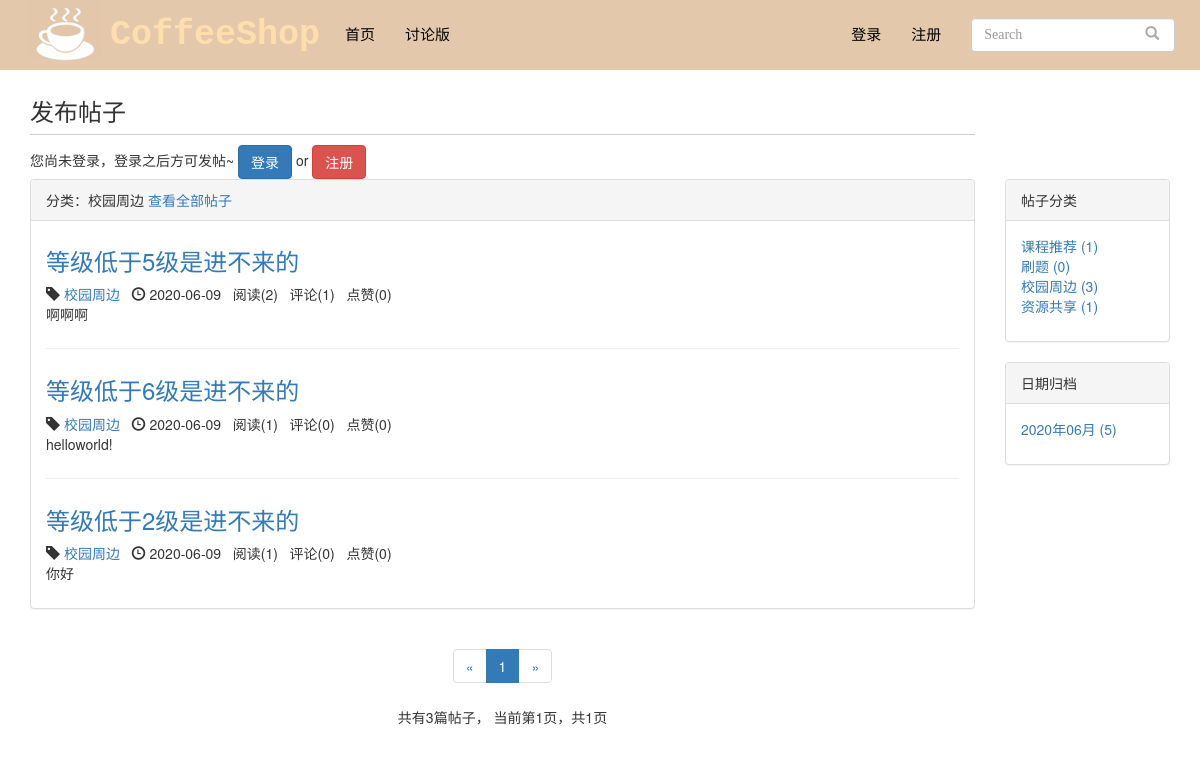
Page /blog/type/3 on the committed database.
### blog/models.py (models this page shows, shortened)
class BlogType(models.Model):
    type_name = models.CharField(max_length=15)
    def __str__(self):
        return self.type_name

class Blog(models.Model, ReadNumExpandMethod):
    title = models.CharField(max_length=50)
    blog_type = models.ForeignKey(BlogType, on_delete=models.CASCADE)
    content = RichTextUploadingField()
    author = models.ForeignKey(User, on_delete=models.CASCADE)
    read_details = GenericRelation(ReadDetail)
    created_time = models.DateTimeField(auto_now_add=True)
    last_updated_time = models.DateTimeField(auto_now=True)
    blog_limit=models.IntegerField(default=0)
    class Meta:
        ordering = ['-created_time']

### read_statistics/models.py (models this page shows)
class ReadNum(models.Model):
    read_num = models.IntegerField(default=0)
    content_type = models.ForeignKey(ContentType, on_delete=models.CASCADE)
    object_id = models.PositiveIntegerField()
    content_object = GenericForeignKey('content_type', 'object_id')

### likes/models.py (models this page shows)
class LikeCount(models.Model):
    content_type = models.ForeignKey(ContentType, on_delete=models.CASCADE)
    object_id = models.PositiveIntegerField()
    content_object = GenericForeignKey('content_type', 'object_id')
    liked_num = models.IntegerField(default=0)

### blog/views.py (the view)
# urls.py: path('type/<int:blog_type_pk>', views.blogs_with_type, name="blogs_with_type"),
def blogs_with_type(request, blog_type_pk):
    blog_type = get_object_or_404(BlogType, pk=blog_type_pk)
    blogs_all_list = Blog.objects.filter(blog_type=blog_type)
    context = get_blog_list_common_data(request, blogs_all_list)
    context['blog_type'] = blog_type
    return render(request, 'blog/blogs_with_type.html', context)

### user/forms.py (shortened to what this page needs)
class LoginForm(forms.Form):
    username_or_email = forms.CharField(
        label='用户名或邮箱',
        widget=forms.TextInput(attrs={'class':'form-control', 'placeholder':'请输入用户名或邮箱'})
    )
    password = forms.CharField(label='密码',
                               widget=forms.PasswordInput(attrs={'class':'form-control', 'placeholder':'请输入密码'}))

### comment/templatetags/comment_tags.py (called while the page is built)
@register.simple_tag
def get_comment_count(obj):
    content_type = ContentType.objects.get_for_model(obj)
    return Comment.objects.filter(content_type=content_type, object_id=obj.pk).count()

### likes/templatetags/likes_tags.py (called while the page is built)
@register.simple_tag
def get_like_count(obj):
    content_type = ContentType.objects.get_for_model(obj)
    like_count, created = LikeCount.objects.get_or_create(content_type=content_type, object_id=obj.pk)
    return like_count.liked_num

### read_statistics/models.py (called while the page is built)
    def get_read_num(self):
        try:
            ct = ContentType.objects.get_for_model(self)
            readnum = ReadNum.objects.get(content_type=ct, object_id=self.pk)
            return readnum.read_num
        except exceptions.ObjectDoesNotExist:
            return 0

### user/context_processors.py (called while the page is built)
def login_modal_form(request):
    return {'login_modal_form': LoginForm()}

### blog/templates/blog/blogs_with_type.html (shortened to what this page needs)
{% extends 'blog/blog_list.html' %}
{% block blog_list_title %}
    分类：{{ blog_type.type_name }}
    <a href="{% url 'blog_list' %}">查看全部帖子</a>
{% endblock %}

### blog/templates/blog/blog_list.html (shortened to what this page needs)
{% extends 'base.html' %}
{% block nav_blog_active %}active{% endblock %}
{% load staticfiles %}
{% load comment_tags %}
{% load likes_tags %}
{% block header_extends %}
    <link rel="stylesheet" href="{% static 'blog/blog.css' %}">
{% endblock %}
{% block content %}
    <div class="container">
        <div class="row">
            <div class="col-xs-12 col-sm-8 col-md-9 col-lg-10">
                <div >
                    <div class="comment-area">
                    <h3 class="comment-area-title">发布帖子</h3>
                    {% if user.is_authenticated %}
                        <form action="{% url 'update_blog' %}" method="POST" style="overflow:hidden">
                            <label>{{ user.get_username }}，欢迎发帖~</label>
                            {% csrf_token %}
                            <div class="form-group">
                            <input type="text" name="title" class="form-control">
                            </div>
                            <div class="form-group">
                            <select name=blog_type class="form-control">
                            {% for blog_type in blog_types %}
                                <option value="{{ blog_type.pk }}">{{ blog_type.type_name }}</option>
                             {% endfor %}
                            </select>
                            </div>
                            <div class="form-group">
                            <select name=blog_limit class="form-control">
                                <option value="0">LV.0</option>
                                <option value="1">LV.1</option>
                                <option value="2">LV.2</option>
                                <option value="3">LV.3</option>
                                <option value="4">LV.4</option>
                                <option value="5">LV.5</option>
                                <option value="6">LV.6</option>
                            </select>
                            </div>
                            {% for field in blog_form %}
                                {{ field }}
                            {% endfor %}
                            <input type="submit" value="发布" class="btn btn-primary pull-right">
                        </form>
                    {% else %}
                        您尚未登录，登录之后方可发帖~
                        <a class="btn btn-primary" href="{% url 'login' %}?from={{ request.get_full_path }}">登录</a>
                        <span> or </span>
                        <a class="btn btn-danger" href="{% url 'register' %}?from={{ request.get_full_path }}">注册</a>
                    {% endif %}
                    </div>
                </div>
            </div>
        </div>
    </div>
    <div class="container">
        <div class="row">
            <div class="col-xs-12 col-sm-8 col-md-9 col-lg-10">
                <div class="panel panel-default">
                    <div class="panel-heading">{% block blog_list_title %}帖子列表{% endblock %}</div>
                    <div class="panel-body">
                        {% for blog in blogs %}
                            <div class="blog">
                                <h3><a href="{% url 'blog_detail' blog.pk %}">{{ blog.title }}</a></h3>
                                <p class="blog-info">
                                    <span class="glyphicon glyphicon-tag"></span> <a href="{% url 'blogs_with_type' blog.blog_type.pk %}">{{ blog.blog_type }}</a>&nbsp;&nbsp;
                                    <span class="glyphicon glyphicon-time"></span> {{ blog.created_time|date:"Y-m-d" }}&nbsp;&nbsp;
                                    阅读({{ blog.get_read_num }})&nbsp;&nbsp;
                                    评论({% get_comment_count blog %})&nbsp;&nbsp;
                                    点赞({% get_like_count blog %})
                                </p>
                                <p>{{ blog.content|striptags|truncatechars_html:120 }}</p>
                            </div>
                        {% empty %}
                            <div class="blog">
                                <h3>暂无帖子，敬请期待</h3>
                            </div>
                        {% endfor %}
                    </div>
                </div>
                <div class="paginator">
                    <ul class="pagination">
                        <li>
                            {% if page_of_blogs.has_previous %}
                                <a href="?page={{ page_of_blogs.previous_page_number }}" aria-label="Previous">
                                    <span aria-hidden="true">&laquo;</span>
                                </a>
                            {% else %}
                                <span aria-hidden="true">&laquo;</span>
                            {% endif %}
                        </li>
                        {% for page_num in page_range %}
                            {% if page_num == page_of_blogs.number %}
                                <li class="active"><span>{{ page_num }}</span></li>
                            {% else %}
                                {% if page_num == '...' %}
                                    <li><span>{{ page_num }}</span></li>
                                {% else %}
                                    <li><a href="?page={{ page_num }}">{{ page_num }}</a></li>
                                {% endif %}
                            {% endif %}
                        {% endfor %}
                        <li>
                            {% if page_of_blogs.has_next %}
                                <a href="?page={{ page_of_blogs.next_page_number }}" aria-label="Next">
                                    <span aria-hidden="true">&raquo;</span>
                                </a>
                            {% else %}
                                <span aria-hidden="true">&raquo;</span>
                            {% endif %}
                        </li>
                    </ul>
                    <p>
                        共有{{ page_of_blogs.paginator.count }}篇帖子，
                        当前第{{ page_of_blogs.number }}页，共{{ page_of_blogs.paginator.num_pages }}页
                    </p>
                </div>
            </div>
            <div class="hidden-xs col-sm-4 col-md-3 col-lg-2">
                <div class="panel panel-default">
                    <div class="panel-heading">帖子分类</div>
                    <div class="panel-body">
                        <ul class="blog-types">
                            {% for blog_type in blog_types %}
                                <li>
                                    <a href="{% url 'blogs_with_type' blog_type.pk %}">
                                        {{ blog_type.type_name }} ({{ blog_type.blog_count }})
                                    </a>
                                </li>
                            {% empty %}
                                <li>暂无分类</li>
                            {% endfor %}
                        </ul>
                    </div>
                </div>
                <div class="panel panel-default">
                    <div class="panel-heading">日期归档</div>
                    <div class="panel-body">
                        <ul>
                            {% for blog_date, blog_count in blog_dates.items %}
                                <li>
                                    <a href="{% url 'blogs_with_date' blog_date.year blog_date.month %}">
                                        {{ blog_date|date:"Y年m月" }} ({{ blog_count }})
                                    </a>
                                </li>
                            {% endfor %}
                        </ul>
                    </div>
                </div>
            </div>
        </div>
    </div>
{% endblock %}

### static/base.css (style rules this page uses)
* { margin: 0; padding: 0; }
body { margin-top: 70px!important; }
ul { list-style-type: none!important; }

### blog/static/blog/blog.css (style rules this page uses)
ul.blog-types { list-style-type: none; }
div.blog:not(:last-child) { margin-bottom: 2em; padding-bottom: 1em; border-bottom: 1px solid #eee; }
div.blog h3 { margin-top: 0.5em; }
div.blog p.blog-info { margin-bottom: 0; }
div.paginator { text-align: center; }
div.comment-area { margin-top: 2em; }
h3.comment-area-title { border-bottom: 1px solid #ccc; padding-bottom: 0.4em; }

### rows in the picture
BlogType: type_name "校园周边", blog_count "3"
Blog: title "等级低于5级是进不来的", blog_type "校园周边", created_time "2020-06-09", get_read_num "2", id "1", id.liked_num "0", content "啊啊啊"
Blog: title "等级低于6级是进不来的", blog_type "校园周边", created_time "2020-06-09", get_read_num "1", id "0", id.liked_num "0", content "helloworld!"
Blog: title "等级低于2级是进不来的", blog_type "校园周边", created_time "2020-06-09", get_read_num "1", id "0", id.liked_num "0", content "你好"
BlogType: type_name "课程推荐", blog_count "1"
BlogType: type_name "刷题", blog_count "0"
BlogType: type_name "资源共享", blog_count "1"

### other values in the picture
{{ page_num }} "1"
{{ page_of_blogs.paginator.count }} "3"
{{ page_of_blogs.number }} "1"
{{ page_of_blogs.paginator.num_pages }} "1"
{{ blog_date|date:"Y年m月" }} "2020年06月"
{{ blog_count }} "5"
